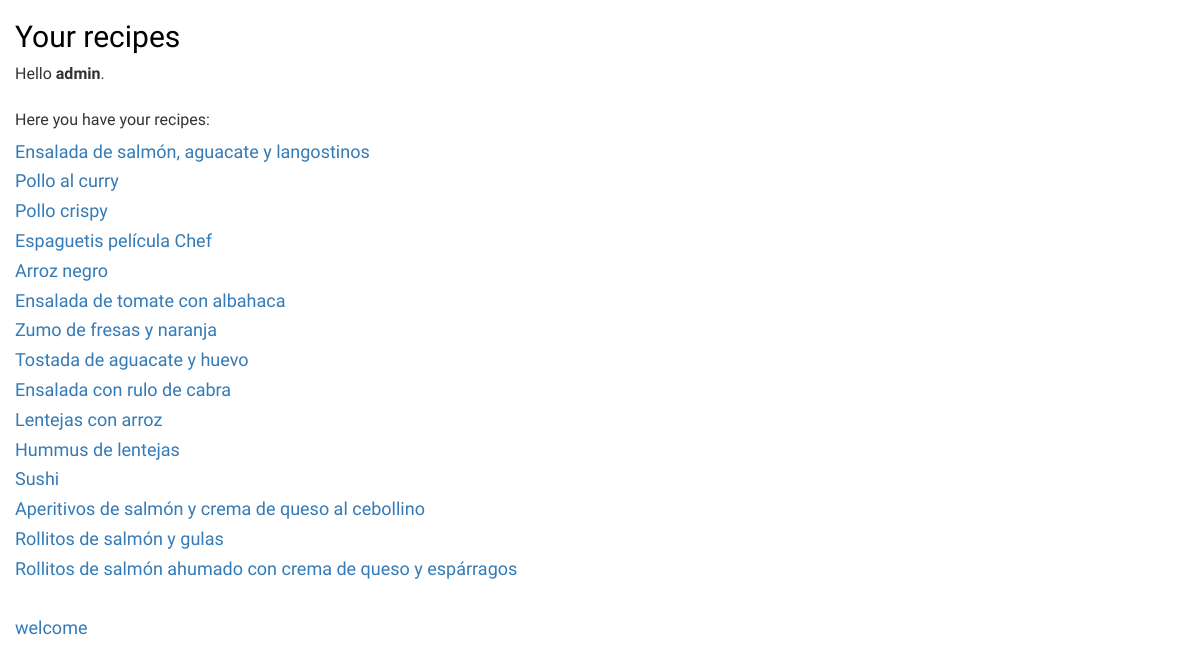
Page /myrecipes (signed in) on the committed database.
### RecipesAndFun/models.py (models this page shows, shortened)
class receta(models.Model):
    nombre_receta= models.CharField(max_length=100)
    ingredientes= models.TextField(help_text='Escribe los ingredientes')
    preparacion= models.TextField(verbose_name='Preparacion')
    tiempo_preparacion= models.IntegerField
    comentarios= models.CharField(help_text='Espacio para comentarios', max_length=1000, null=True)
    puntuacion= models.IntegerField
    fecha_publicacion= models.DateTimeField(blank=True, null=True)
    autor= models.ForeignKey(User, on_delete=models.CASCADE)

### RecipesAndFun/views.py (the view)
# urls.py: path('myrecipes',views.myrecipes),
def myrecipes(request):
    ownrecipes=receta.objects.filter(autor=request.user.id)
    return render(request, 'myrecipes.html', {"ownrecipes":ownrecipes})

### templates/myrecipes.html (shortened to what this page needs)
{% load static %}
<head>
    <link rel="stylesheet" href="//maxcdn.bootstrapcdn.com/bootstrap/3.2.0/css/bootstrap.min.css">
    <link rel="stylesheet" href="//maxcdn.bootstrapcdn.com/bootstrap/3.2.0/css/bootstrap-theme.min.css">
    <link rel="stylesheet" href="{% static 'recipesandfun.css' %}">
    <h2>Your recipes </h2>
</head>
<body>
<p>
   Hello <b>{{request.user.username}}</b>.
<br><br>
     Here you have your recipes:
{%  for instance in ownrecipes %}
    <div>
        <h4><a href="{% url 'recipe_details' instance.id %}">
            {{ instance.nombre_receta }}</a></h4>
    </div>
{% endfor %}
<br>
    <h4><a href="/welcome">welcome </a></h4>
</body>

### static/recipesandfun.css (style rules this page uses)
h1, h2 { color: #000000; font-family: 'Lobster'; }
h3, h4, h5 { font-family: 'Abel', sans-serif; }
p { font-family: 'Abel', sans-serif; font-size: 16px; }
body { padding-left: 15px; }

### rows in the picture
receta: nombre_receta "Ensalada de salmón, aguacate y langostinos"
receta: nombre_receta "Pollo al curry"
receta: nombre_receta "Pollo crispy"
receta: nombre_receta "Espaguetis película Chef"
receta: nombre_receta "Arroz negro"
receta: nombre_receta "Ensalada de tomate con albahaca"
receta: nombre_receta "Zumo de fresas y naranja"
receta: nombre_receta "Tostada de aguacate y huevo"
receta: nombre_receta "Ensalada con rulo de cabra"
receta: nombre_receta "Lentejas con arroz"
receta: nombre_receta "Hummus de lentejas"
receta: nombre_receta "Sushi"
receta: nombre_receta "Aperitivos de salmón y crema de queso al cebollino"
receta: nombre_receta "Rollitos de salmón y gulas"
receta: nombre_receta "Rollitos de salmón ahumado con crema de queso y espárragos"

### other values in the picture
{{ request.user.username }} "admin"
